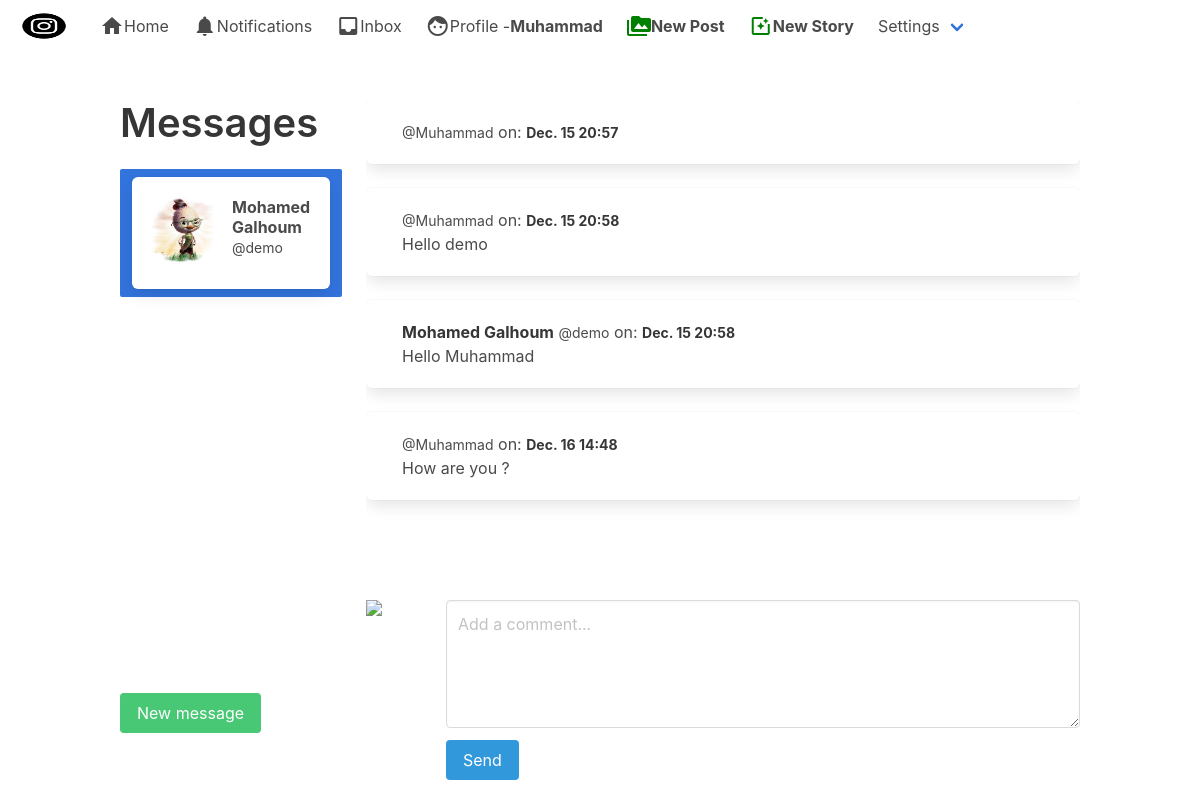
/direct/ (signed in), run on the app's committed database.
### authy/models.py (models this page shows, shortened)
class Profile(models.Model):
    user = models.OneToOneField(
        User, on_delete=models.CASCADE, related_name='profile')
    first_name = models.CharField(max_length=50, null=True, blank=True)
    last_name = models.CharField(max_length=50, null=True, blank=True)
    location = models.CharField(max_length=50, null=True, blank=True)
    url = models.CharField(max_length=80, null=True, blank=True)
    profile_info = models.TextField(max_length=150, null=True, blank=True)
    created = models.DateField(auto_now_add=True)
    favorites = models.ManyToManyField(Post)
    picture = models.ImageField(
        upload_to=user_directory_path, blank=True, null=True, verbose_name='Picture')

### direct/models.py (models this page shows, shortened)
class Message(models.Model):
	user = models.ForeignKey(User, on_delete=models.CASCADE, related_name='user')
	sender = models.ForeignKey(User, on_delete=models.CASCADE, related_name='from_user')
	recipient = models.ForeignKey(User, on_delete=models.CASCADE, related_name='to_user')
	body = models.TextField(max_length=1000, blank=True, null=True)
	date = models.DateTimeField(auto_now_add=True)
	is_read = models.BooleanField(default=False)
	def get_messages(user):
		messages = Message.objects.filter(user=user).values('recipient').annotate(last=Max('date')).order_by('-last')
		users = []
		for message in messages:
			users.append({
				'user': User.objects.get(pk=message['recipient']),
				'last': message['last'],
				'unread': Message.objects.filter(user=user, recipient__pk=message['recipient'], is_read=False).count()
				})
		return users

### direct/views.py (the view)
# urls.py: path('', Inbox, name='inbox'),
@login_required
def Inbox(request):
	messages = Message.get_messages(user=request.user)
	active_direct = None
	directs = None
	if messages:
		message = messages[0]
		active_direct = message['user'].username
		directs = Message.objects.filter(user=request.user, recipient=message['user'])
		directs.update(is_read=True)
		for message in messages:
			if message['user'].username == active_direct:
				message['unread'] = 0
	context = {
		'directs': directs,
		'messages': messages,
		'active_direct': active_direct,
		}
	template = loader.get_template('direct/direct.html')
	return HttpResponse(template.render(context, request))

### direct/views.py (called while the page is built)
def checkDirects(request):
	directs_count = 0
	if request.user.is_authenticated:
		directs_count = Message.objects.filter(user=request.user, is_read=False).count()
	return {'directs_count':directs_count}

### notifications/views.py (called while the page is built)
def CountNotifications(request):
	count_notifications = 0
	if request.user.is_authenticated:
		count_notifications = Notification.objects.filter(user=request.user, is_seen=False).count()
	return {'count_notifications':count_notifications}

### instagram_clone/templates/direct/direct.html (shortened to what this page needs)
{% extends 'base.html' %}
{% load static %}
{% block content %}
  <div class="columns is-mobile">
  <div class="column is-one-quarter">
  <aside class="menu">
    <h1 class="title is-2">
    Messages
    </h1>
  <ul style="overflow-y: scroll; height: 500px" class="menu-list">
{% for message in messages %}
<a class="{% if active_direct == message.user.username %}is-active{% endif %}" href="{% url 'directs' message.user.username %}">
<div class="box">
  <article class="media">
    <div class="media-left">
      <figure class="image is-64x64">
          {% if message.user.profile.picture %}
            <img src="{{ message.user.profile.picture.url }}" alt="Placeholder image">
          {% else %}
            <img src="https://bulma.io/images/placeholders/96x96.png" alt="Placeholder image">
          {% endif %}
      </figure>
    </div>
    <div class="media-content">
      <div class="content">
        <p>
          <strong>{{ message.user.profile.first_name }} {{ message.user.profile.last_name }}</strong> <small>@{{ message.user.username }}</small>
        </p>
      </div>
    </div>
  </article>
</div>
</a>
{% endfor %}
  </ul>
  </aside>
<br>
<a href="{% url 'usersearch' %}" class="button is-success">New message</a>
</div>
<div class="column">
<div style="overflow-y: scroll; height: 500px">
{% for direct in directs %}
<div class="box">
  <article class="media">
    <div class="media-content">
      <div class="content">
        <p>
          <strong>{{ direct.sender.profile.first_name }} {{ direct.sender.profile.last_name }}</strong> <small>@{{ direct.sender.username }}</small> on: <strong><small>{{ direct.date|date:'N d G:i'}}</small></strong>
        </p>
        {{ direct.body }}
      </div>
    </div>
  </article>
</div>
{% endfor %}
</div>
<form role="form" method="POST" action="{% url 'send_direct' %}">
<article class="media">
  <figure class="media-left">
    <p class="image is-64x64">
      <img src="https://bulma.io/images/placeholders/128x128.png">
    </p>
  </figure>
  <div class="media-content">
    <div class="field">
      <p class="control">
        <textarea class="textarea" name="body" placeholder="Add a comment..."></textarea>
      </p>
    </div>
    <nav class="level">
      <div class="level-left">
        <div class="level-item">
          <button type="submit" name="action" class="button is-info">Send</buttom>
        </div>
      </div>
    </nav>
  </div>
</article>
</form>
</div>
</div>
{% endblock %}

### instagram_clone/templates/base.html (shortened to what this page needs)
{% load static %}
<!DOCTYPE html>
<html>
  <head>
    <link rel="stylesheet" href="{% static 'css/bulma.min.css' %}" />
    <link rel="stylesheet" href="{% static 'css/style.css' %}" />
  </head>
  <body>
    <nav class="navbar" role="navigation" aria-label="main navigation">
      <div class="navbar-brand">
        <a class="navbar-item" href="">
          <img
            src="{% static 'img/instagram_black.png' %}"
            width="64"
            height="64"
          />
        </a>
      </div>
      <div id="navbarBasicExample" class="navbar-menu">
        <div class="navbar-start">
          <a href="{% url 'index' %}" class="navbar-item">
            <i class="material-icons">home</i>
            Home
          </a>
          <a href="{% url 'show-notifications' %}" class="navbar-item">
            <i class="material-icons">notifications</i>
            Notifications
          </a>
          <a href="{% url 'inbox' %}" class="navbar-item">
            <i class="material-icons">inbox</i>
            Inbox
          </a>
          <a href="{% url 'profile' request.user %}" class="navbar-item">
            <i class="material-icons">face</i>
            Profile - <strong>{{ request.user }}</strong>
          </a>
          <a href="{% url 'newpost' %}" class="navbar-item">
            <i style="color: green" class="material-icons">perm_media</i>
            <strong>New Post</strong>
          </a>
          <a href="{% url 'newstory' %}" class="navbar-item">
            <i style="color: green" class="material-icons">photo_filter</i>
            <strong>New Story</strong>
          </a>
          <div class="navbar-item has-dropdown is-hoverable">
            <a class="navbar-link"> Settings </a>
          </div>
        </div>
      </div>
    </nav>
    <section class="section">
      <div class="container">
        {% block content %} {% endblock %} {% block pagination %} {% endblock %}
      </div>
    </section>
  </body>
</html>

### instagram_clone/static/css/style.css (style rules this page uses)
* { box-sizing:border-box }

### data on the page
Message: sender.username "Muhammad", date "Dec. 15 20:57"
Message: sender.username "Muhammad", date "Dec. 15 20:58", body "Hello demo"
Message: sender.profile.first_name "Mohamed", sender.profile.last_name "Galhoum", sender.username "demo", date "Dec. 15 20:58", body "Hello Muhammad"
Message: sender.username "Muhammad", date "Dec. 16 14:48", body "How are you ?"

### other printed values
{{ request.user }} "Muhammad"
{{ message.user.profile.first_name }} "Mohamed"
{{ message.user.profile.last_name }} "Galhoum"
{{ message.user.username }} "demo"
